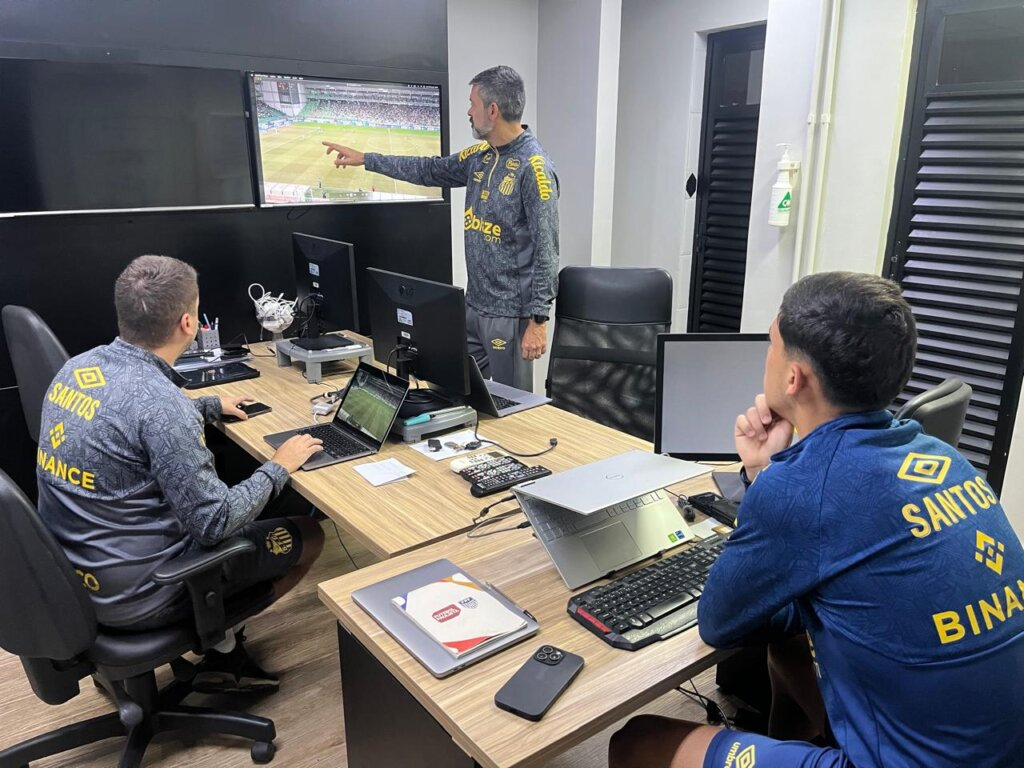
#> input picture docs/prototipo/analise-original.jpg, 1024 x 768 px, found by its file name
$ python camisolas.py
#> lines starting #> are read from the running program, lines starting #| are printed output that depends on the picture; after the words box and inside, x2 and y2 are one past the last pixel; in counts of white or black regions, pixels touching at a corner belong together
# Protótipo (Prompt 5): retira dizeres/logótipos das camisolas da fotografia de análise e gera a camada de sombreado
# que a interface pinta com a cor do clube. Uso: python3 scripts/prototipo/camisolas.py
from PIL import Image, ImageDraw, ImageFilter
import numpy as np
src=Image.open('docs/prototipo/analise-original.jpg').convert('RGB'); W,H=src.size
#> further down, src is the input picture: PIL image 1024x768 RGB; mean R, G, B 104.2, 104.5, 107.7
#> after `W, H = src.size`: W = 1024; H = 768
A=np.asarray(src).astype(float); R,G,B=A[...,0],A[...,1],A[...,2]
polis={
 'esq':([(50,362),(90,345),(140,338),(176,356),(198,398),(230,415),(285,450),(295,470),(278,500),(270,522),(232,537),(196,550),(175,562),(150,600),(120,624),(85,624),(60,600),(46,560),(42,480),(45,420)],(118,520)),
 'pe':([(352,152),(368,152),(420,148),(458,143),(488,128),(530,132),(550,148),(558,178),(560,240),(560,302),(548,314),(520,314),(472,304),(464,272),(470,240),(462,196),(420,180),(372,172),(354,162)],(478,248)),
 'dir':([(700,640),(706,560),(726,512),(734,488),(744,462),(770,440),(800,424),(830,418),(870,408),(915,418),(962,440),(1002,470),(1024,498),(1024,768),(702,768),(700,705)],(800,600)),
}
L=(0.3*R+0.59*G+0.11*B)/255
pele=(R>95)&(R>G+12)&(G>B+5)&((R-B)>35)&(B>=0.62*G)
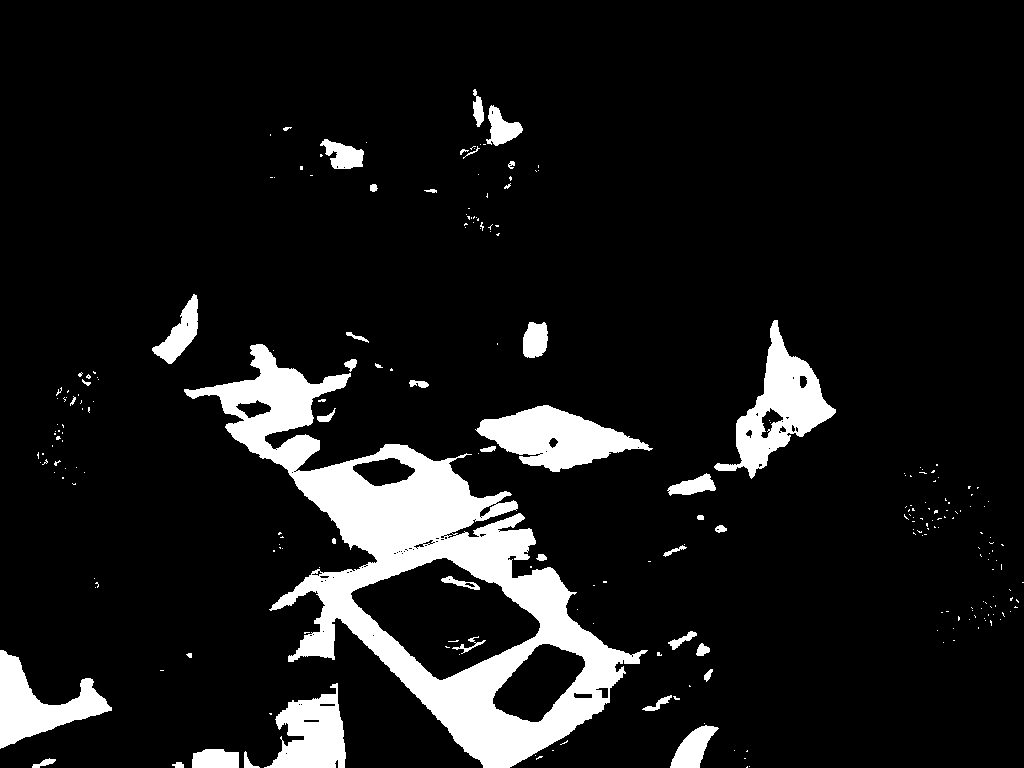
#> pele: shape (768, 1024) bool; 10% white; 243 white regions (200 under 20 px), largest, box (x1, y1, x2, y2) and area: (184, 344, 648, 768) 48050, (714, 320, 836, 479) 6497, (475, 405, 653, 472) 6159
sombra=np.zeros((H,W)); alfa=np.zeros((H,W)); LET=np.zeros((H,W),bool)
def blur(a,s):
    m=a.max() or 1
    return np.asarray(Image.fromarray(np.clip(a/m*255,0,255).astype('uint8')).filter(ImageFilter.GaussianBlur(s))).astype(float)/255*m
def blurf(a,s):  # mais precisão: separa em 2 partes
    hi=np.floor(a*255)/255; lo=a-hi
    return blur(hi,s)+blur(lo*255,s)/255
for nome,(p,(dx0,dy0)) in polis.items():
    rr=Image.new('L',(W,H),0); ImageDraw.Draw(rr).polygon(p,fill=255); reg=np.asarray(rr)>0
    amarelo=(((R+G)/2-B)>28)&(B<0.62*G)&(G>55)&reg
    if nome=='pe':
        for (x0,y0,x1,y1) in [(500,165,540,210)]: amarelo[y0:y1,x0:x1]=reg[y0:y1,x0:x1]
    letras=np.asarray(Image.fromarray((amarelo*255).astype('uint8')).filter(ImageFilter.MaxFilter(15)))>0
    sat=(np.max(A,axis=2)-np.min(A,axis=2))
    if nome=='dir': tecido=(B>R+12)&(B>G)
    else: tecido=(sat<85)&(L>0.05)&(L<(0.7 if nome=='pe' else 0.88))
    cam=(reg&~pele&tecido)|(letras&reg)
    cam=np.asarray(Image.fromarray((cam*255).astype('uint8')).filter(ImageFilter.MedianFilter(7)))>0
    w=(cam&~letras).astype(float)
    base=blurf(L*w,12)/np.maximum(blurf(w,12),1e-3)
    # Textura do tecido: pedaço limpo de 48x48 da mesma camisola, repetido.
    pat=L[dy0:dy0+48,dx0:dx0+48]; patd=pat-blurf(pat,2)
    tex=np.tile(patd,(H//48+1,W//48+1))[:H,:W]
    sint=base+tex*1.5
    f=np.asarray(Image.fromarray((letras*255).astype('uint8')).filter(ImageFilter.GaussianBlur(3))).astype(float)/255
    Lf=L*(1-f)+sint*f
    med=np.median(L[cam&~letras])
    sombra[cam]=np.clip(0.62+(Lf[cam]-med)*1.25,0.05,1)
    alfa[cam]=255
    LET[letras&reg]=True
#> this loop made 3 passes
#> med on passes 1 to 3: 0.325, 0.34, 0.176
#> pass 1, `letras=np.asarray(Image.fromarray((amarelo*255).astype('uint8')).filte..`:
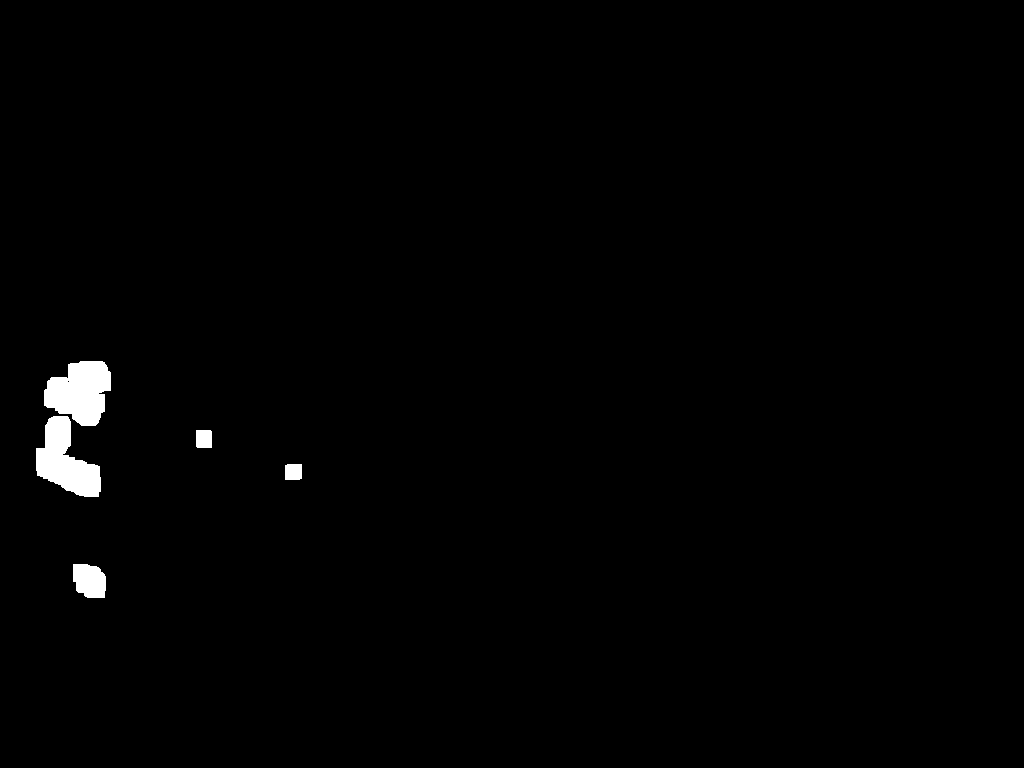
#> letras: shape (768, 1024) bool; 0.96% white; 5 white regions, box (x1, y1, x2, y2) and area: (44, 361, 111, 426) 3102, (36, 416, 101, 497) 2967, (73, 564, 106, 598) 942, (196, 430, 212, 448) 286, (285, 464, 302, 480) 268
#> after the loop: LET: shape (768, 1024) bool; 3.6% white; 14 white regions, largest, box (x1, y1, x2, y2) and area: (892, 447, 1000, 543) 6615, (463, 149, 558, 247) 5719, (925, 575, 1024, 650) 4341
#> after the loop: alfa: shape (768, 1024) float64; 19.1% white; 5 white regions, box (x1, y1, x2, y2) and area: (701, 409, 1024, 768) 87725, (42, 339, 295, 625) 43887, (363, 129, 561, 315) 18531, (700, 717, 712, 732) 148, (268, 440, 277, 448) 32
#> after the loop: amarelo: shape (768, 1024) bool; 0.36% white; 42 white regions (25 under 20 px), largest, box (x1, y1, x2, y2) and area: (932, 611, 965, 643) 612, (979, 596, 1004, 628) 322, (903, 505, 929, 536) 214
#> after the loop: rr: PIL image 1024x768 L; 13.2% white; 1 white region, box (x1, y1, x2, y2) and area: (700, 408, 1024, 768) 104188
#> after the loop: w: shape (768, 1024) float64; values 0 (black) and 1 (white), 9.4% white; 2 white regions, box (x1, y1, x2, y2) and area: (701, 409, 1024, 768) 73734, (989, 479, 997, 491) 32
alfa=np.asarray(Image.fromarray(alfa.astype('uint8')).filter(ImageFilter.MinFilter(3)).filter(ImageFilter.GaussianBlur(0.8))).astype(float)
alfa[LET]=255
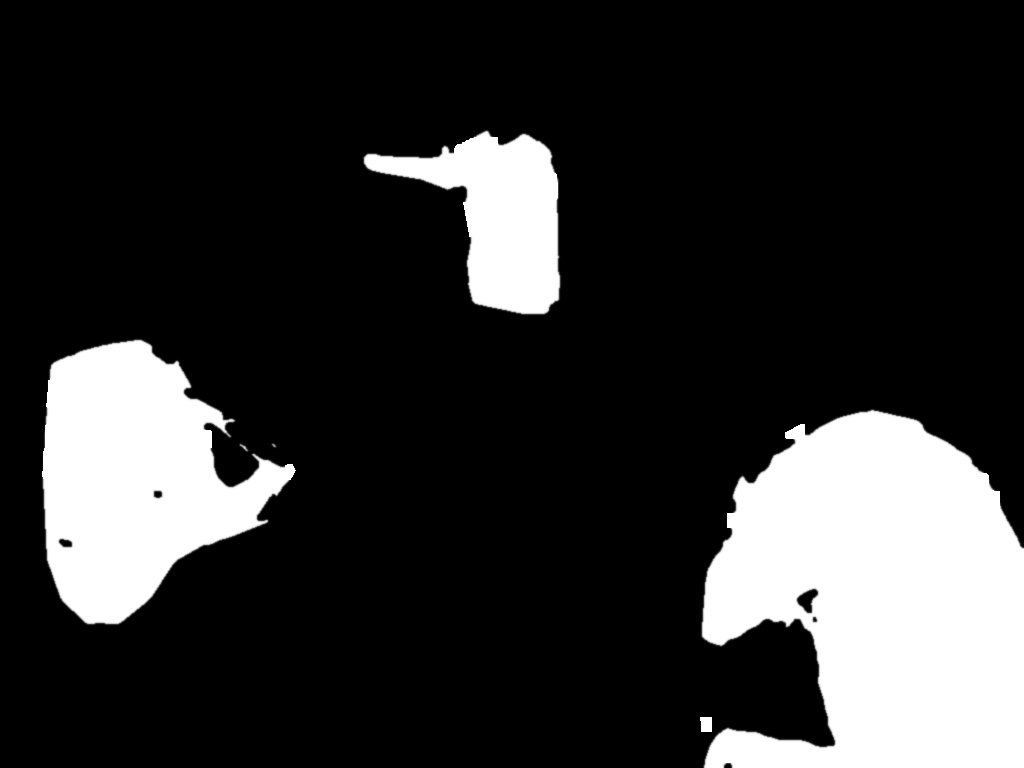
#> alfa: shape (768, 1024) float64; min 0, max 255, mean 47.7
Image.fromarray(np.dstack([sombra*255]*3+[alfa]).astype('uint8'),'RGBA').save('docs/prototipo/analise-camisolas.png',optimize=True)
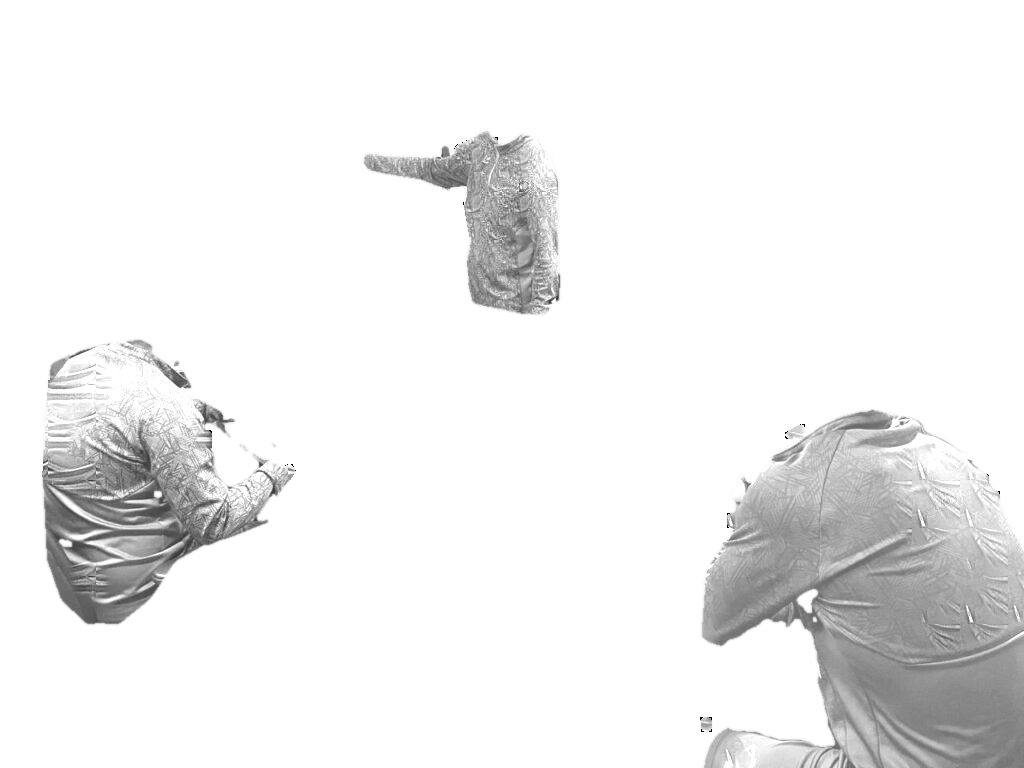
#> saved as analise-camisolas.png: PIL image 1024x768 RGBA; mean R, G, B, A 32.6, 32.6, 32.6, 47.7; transparent parts drawn white
# Logótipos dos calções (fora das camisolas): apagados por difusão.
I=A.copy(); mk=np.zeros((H,W),bool)
for (x0,y0,x1,y1) in [(262,520,302,562),(486,334,508,356)]: mk[y0:y1,x0:x1]=True
I[mk]=np.nan
#> I: shape (768, 1024, 3) float64; 0.28% of the values are NaN or infinite; the others: min 0, max 255, mean 105.6
for it in range(300):
    nanm=np.isnan(I[...,0])
    if not nanm.any(): break
    P=np.pad(I,((1,1),(1,1),(0,0)),mode='edge'); viz=np.stack([P[:-2,1:-1],P[2:,1:-1],P[1:-1,:-2],P[1:-1,2:]])
    with np.errstate(all='ignore'): media=np.nanmean(viz,axis=0)
    I[nanm]=media[nanm]
I[mk]+=np.random.default_rng(3).normal(0,3,(int(mk.sum()),1))
A=np.clip(I,0,255)
Image.fromarray(A.astype('uint8')).save('docs/prototipo/analise.jpg',quality=90)
# Pré-visualização em vermelho, como no browser (cor × sombreado × 1,6).
cor=np.array([214,58,58])/255
over=np.clip(np.dstack([sombra]*3)*cor*1.6,0,1)*255
a=(alfa/255)[...,None]
prev=Image.fromarray((A*(1-a)+over*a).astype('uint8'))
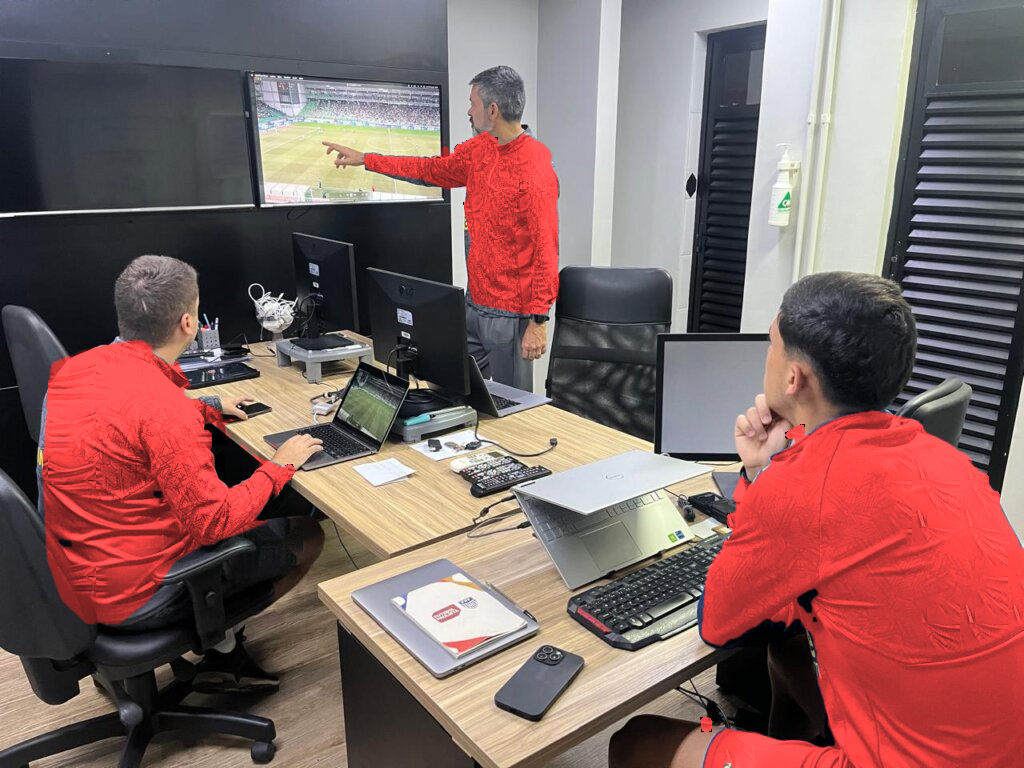
#> prev: PIL image 1024x768 RGB; mean R, G, B 131.8, 100.9, 99.6
print('ok')
